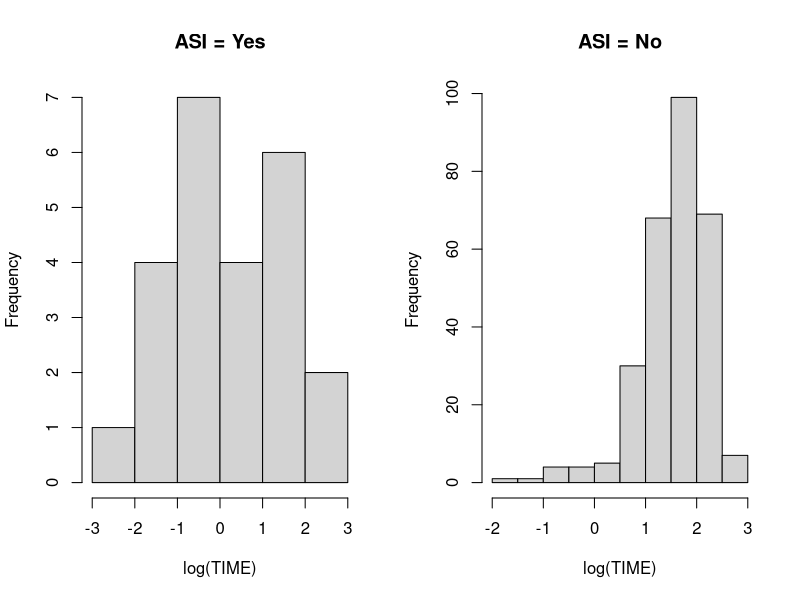

Here is the R script that generated this plot: (Note: this script raises an error after producing the figure.)
# The log-normal regression model does not seem appropriate to the model as is. The assumption of log(Y) normality does not hold.
# in fact, this variable follows a bell shaped distribution with a longer left tail.
# Let's test if we can divide the dataset into two datasets based on ASI

#####################
# DATA ORGANIZATION #
#####################

data=read.table(file="DatasetM.txt", header=TRUE)
# Non-informative variable
data <- subset(data, select = -ID)

# Convert Age in days to years (Easier to interpret)
data$AGE <- data$AGE / 365
data$TIME <- data$TIME / 365

# Transform numerals to Strings (Easier to interpret)
data$ASI  <- ifelse(data$ASI == 0, 'No', ifelse(data$ASI == 1, 'Yes', data$ASI))
data$HEP  <- ifelse(data$HEP == 0, 'No', ifelse(data$HEP == 1, 'Yes', data$HEP))
#data$CEN  <- ifelse(data$CEN == 0, 'Censored', ifelse(data$CEN == 1, 'Death', data$CEN))
data$DRUG <- ifelse(data$DRUG == 1, 'D-Penicillamine', ifelse(data$DRUG == 2, 'Placebo', data$DRUG))

yASI <- data[data$ASI=="Yes",]
nASI <- data[data$ASI=="No",]

{
  par(mfrow=c(1, 2))
  hist(log(yASI$TIME), main='ASI = Yes', xlab='log(TIME)')
  hist(log(nASI$TIME), main='ASI = No' , xlab='log(TIME)')
  par(mfrow=c(1, 1))
}

################################
# LOG-NORMAL REGRESSION MODELS #
################################

# Model 1 -> ASI
log_normal_model <- survreg(Surv(time=yASI$TIME, event = yASI$CEN)
                            ~ factor(DRUG) + AGE + factor(HEP) + SERUM, 
                            data = yASI, 
                            dist = "lognormal")

AIC(log_normal_model)
BIC(log_normal_model)
summary(log_normal_model)

# Model 2 -> ASI
log_normal_model <- survreg(Surv(time=yASI$TIME, event = yASI$CEN)
                            ~ SERUM, 
                            data = yASI, 
                            dist = "lognormal")

AIC(log_normal_model)
BIC(log_normal_model)
summary(log_normal_model)

# Calculate the residuals

residuals_log_normal <- residuals(log_normal_model, type = "deviance")
{
  par(mfrow = c(2, 1))
  # Plot the residuals
  plot(residuals_log_normal, type = "p", ylab = "Deviance Residuals", main = "Deviance Residuals Plot")
  abline(h = 0, col = "red", lty = 2)  # Add a horizontal line at zero
  
  hist(residuals_log_normal)
}

{
  par(mfrow = c(1, 1))
  # Create a Q-Q plot of the residuals
  qqnorm(residuals_log_normal, main="")
  abline(a = 0, b = 1, col = "red", lty='dashed')
  title("Q-Q Plot of Residuals")
  grid()
}

# Perform Shapiro-Wilk test -> Do the same before, to check the assumptions
print(shapiro.test(residuals_log_normal))

# ---> Residuals from the fit to the ASI population, according to the Shapiro-Wilk test follow a normal distribution

# Model 1 -> NO ASI
log_normal_model <- survreg(Surv(time=nASI$TIME, event = nASI$CEN, type='right')
                            ~ AGE + factor(HEP) + SERUM, 
                            data = nASI, 
                            dist = "lognormal")

AIC(log_normal_model)
BIC(log_normal_model)
summary(log_normal_model)

# Calculate the residuals

residuals_log_normal <- residuals(log_normal_model, type = "deviance")
{
  par(mfrow = c(2, 1))
  # Plot the residuals
  plot(residuals_log_normal, type = "p", ylab = "Deviance Residuals", main = "Deviance Residuals Plot")
  abline(h = 0, col = "red", lty = 2)  # Add a horizontal line at zero
  
  hist(residuals_log_normal)
}

{
  par(mfrow = c(1, 1))
  # Create a Q-Q plot of the residuals
  qqnorm(residuals_log_normal, main="")
  abline(a = 0, b = 1, col = "red", lty='dashed')
  title("Q-Q Plot of Residuals")
  grid()
}



# WILL NOW SEE IF I CAN SEPARATE THE POPULATION AGAIN, BASED ON HEP

yHEP <- nASI[nASI$HEP=="Yes",]
nHEP <- nASI[nASI$HEP=="No",]

{
  par(mfrow=c(1, 2))
  hist(log(yHEP$TIME))
  hist(log(nHEP$TIME))
  par(mfrow=c(1, 1))
}

# Model 1 -> HEP
log_normal_model <- survreg(Surv(time=yHEP$TIME, event = yHEP$CEN, type = 'right')
                            ~ AGE + SERUM, 
                            data = yHEP, 
                            dist = "lognormal")

AIC(log_normal_model)
BIC(log_normal_model)
summary(log_normal_model)

# Calculate the residuals

residuals_log_normal <- residuals(log_normal_model, type = "deviance")
{
  par(mfrow = c(2, 1))
  # Plot the residuals
  plot(residuals_log_normal, type = "p", ylab = "Deviance Residuals", main = "Deviance Residuals Plot")
  abline(h = 0, col = "red", lty = 2)  # Add a horizontal line at zero
  
  hist(residuals_log_normal)
}

{
  par(mfrow = c(1, 1))
  # Create a Q-Q plot of the residuals
  qqnorm(residuals_log_normal, main="")
  abline(a = 0, b = 1, col = "red", lty='dashed')
  title("Q-Q Plot of Residuals")
  grid()
}

# Model 1 -> nHEP
log_normal_model <- survreg(Surv(time=nHEP$TIME, event = nHEP$CEN, type='right')
                            ~ AGE + SERUM, 
                            data = nHEP, 
                            dist = "lognormal")

AIC(log_normal_model)
BIC(log_normal_model)
summary(log_normal_model)

# Calculate the residuals

residuals_log_normal <- residuals(log_normal_model, type = "deviance")
{
  par(mfrow = c(2, 1))
  # Plot the residuals
  plot(residuals_log_normal, type = "p", ylab = "Deviance Residuals", main = "Deviance Residuals Plot")
  abline(h = 0, col = "red", lty = 2)  # Add a horizontal line at zero
  
  hist(residuals_log_normal)
}

{
  par(mfrow = c(1, 1))
  # Create a Q-Q plot of the residuals
  qqnorm(residuals_log_normal, main="")
  abline(a = 0, b = 1, col = "red", lty='dashed')
  title("Q-Q Plot of Residuals")
  grid()
}
